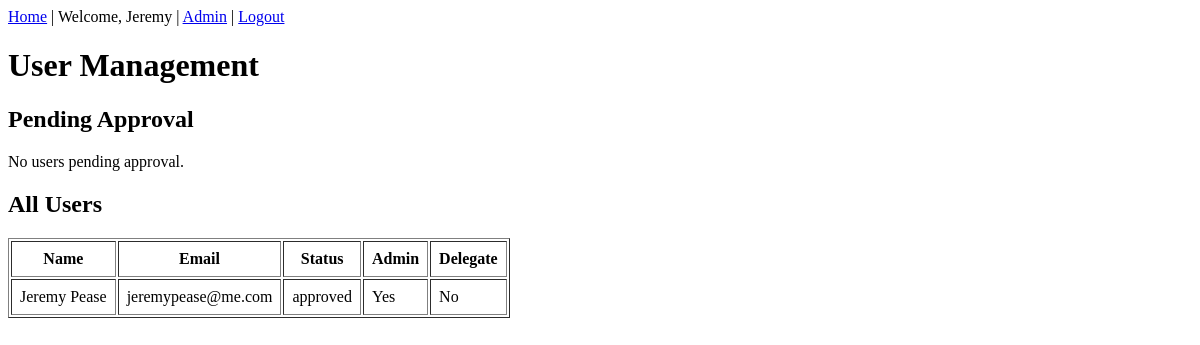
/admin/users (signed in), run on an earlier commit of the app's database.
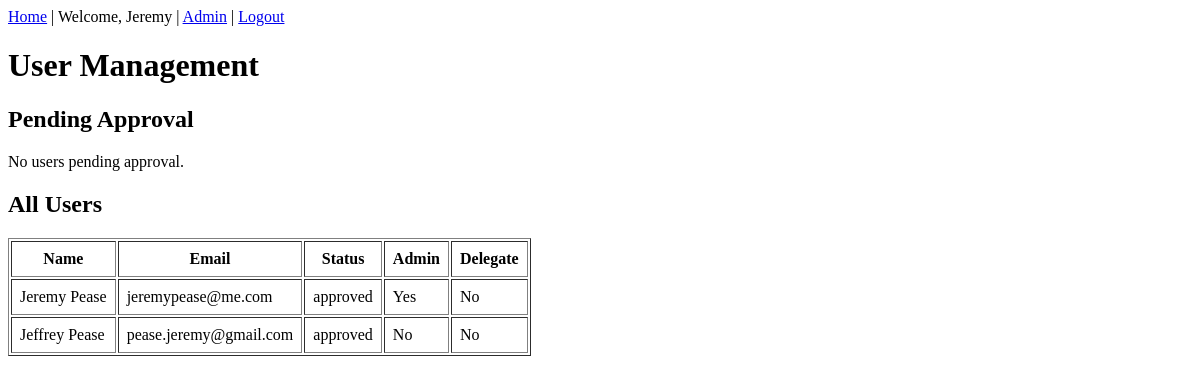
And on a later commit of the database.
### app/models.py (models this page shows, shortened)
class User(UserMixin, db.Model):
    __tablename__ = 'users'
    id = db.Column(db.Integer, primary_key=True)
    email = db.Column(db.String(120), unique=True, nullable=False)
    password_hash = db.Column(db.String(256), nullable=False)
    first_name = db.Column(db.String(50), nullable=False)
    last_name = db.Column(db.String(50), nullable=False)
    phone = db.Column(db.String(20))
    email_verified = db.Column(db.Boolean, default=False)
    verification_token = db.Column(db.String(100))
    status = db.Column(db.String(20), default='pending')  # pending/approved/rejected
    approved_by_id = db.Column(db.Integer, db.ForeignKey('users.id'))
    approved_date = db.Column(db.Date)
    is_admin = db.Column(db.Boolean, default=False)
    is_delegate = db.Column(db.Boolean, default=False)
    person_id = db.Column(db.Integer, db.ForeignKey('people.id'))
    person = db.relationship('Person', back_populates='user')
    def get_full_name(self):
        return f"{self.first_name} {self.last_name}"

### app/routes.py (the view)
@main.route('/admin/users')
@login_required
@admin_required
def admin_users():
    pending = User.query.filter_by(status='pending').all()
    users = User.query.order_by(User.last_name).all()
    return render_template('admin_users.html', pending=pending, users=users)

### app/models.py (called while the page is built)
@login_manager.user_loader
def load_user(user_id):
    return User.query.get(int(user_id))

### app/routes.py (called while the page is built)
def admin_required(f):
    @wraps(f)
    def decorated_function(*args, **kwargs):
        if not current_user.is_authenticated or not current_user.is_admin:
            flash('You do not have permission to access that page.', 'error')
            return redirect(url_for('main.index'))
        return f(*args, **kwargs)
    return decorated_function

### app/templates/admin_users.html (shortened to what this page needs)
{% extends "base.html" %}
{% block content %}
<h1>User Management</h1>
<h2>Pending Approval</h2>
{% if pending %}
    <table border="1" cellpadding="8">
        <tr>
            <th>Name</th>
            <th>Email</th>
            <th>Phone</th>
            <th>Actions</th>
        </tr>
        {% for user in pending %}
        <tr>
            <td>{{ user.get_full_name() }}</td>
            <td>{{ user.email }}</td>
            <td>{{ user.phone }}</td>
            <td>
                <form method="POST" action="/admin/approve/{{ user.id }}" style="display:inline">
                    <button type="submit">Approve</button>
                </form>
                <form method="POST" action="/admin/reject/{{ user.id }}" style="display:inline">
                    <button type="submit">Reject</button>
                </form>
            </td>
        </tr>
        {% endfor %}
    </table>
{% else %}
    <p>No users pending approval.</p>
{% endif %}
<h2>All Users</h2>
{% if users %}
    <table border="1" cellpadding="8">
        <tr>
            <th>Name</th>
            <th>Email</th>
            <th>Status</th>
            <th>Admin</th>
            <th>Delegate</th>
        </tr>
        {% for user in users %}
        <tr>
            <td>{{ user.get_full_name() }}</td>
            <td>{{ user.email }}</td>
            <td>{{ user.status }}</td>
            <td>{{ 'Yes' if user.is_admin else 'No' }}</td>
            <td>{{ 'Yes' if user.is_delegate else 'No' }}</td>
        </tr>
        {% endfor %}
    </table>
{% endif %}
{% endblock %}

### app/templates/base.html (shortened to what this page needs)
<!DOCTYPE html>
<html lang="en">
<head>
</head>
<body>
        <nav>
        <a href="/">Home</a>
        {% if current_user.is_authenticated %}
            | Welcome, {{ current_user.first_name }}
            {% if current_user.is_admin %}
                | <a href="/admin/users">Admin</a>
            {% endif %}
            | <a href="/logout">Logout</a>
        {% else %}
            | <a href="/login">Sign In</a>
        {% endif %}
    </nav>
    <main>
        {% block content %}{% endblock %}
    </main>
</body>
</html>

What changed in the data, as far as the page shows it:
added User: get_full_name "Jeffrey Pease", email "pease.jeremy@gmail.com", status "approved", is_admin "No", is_delegate "No"
